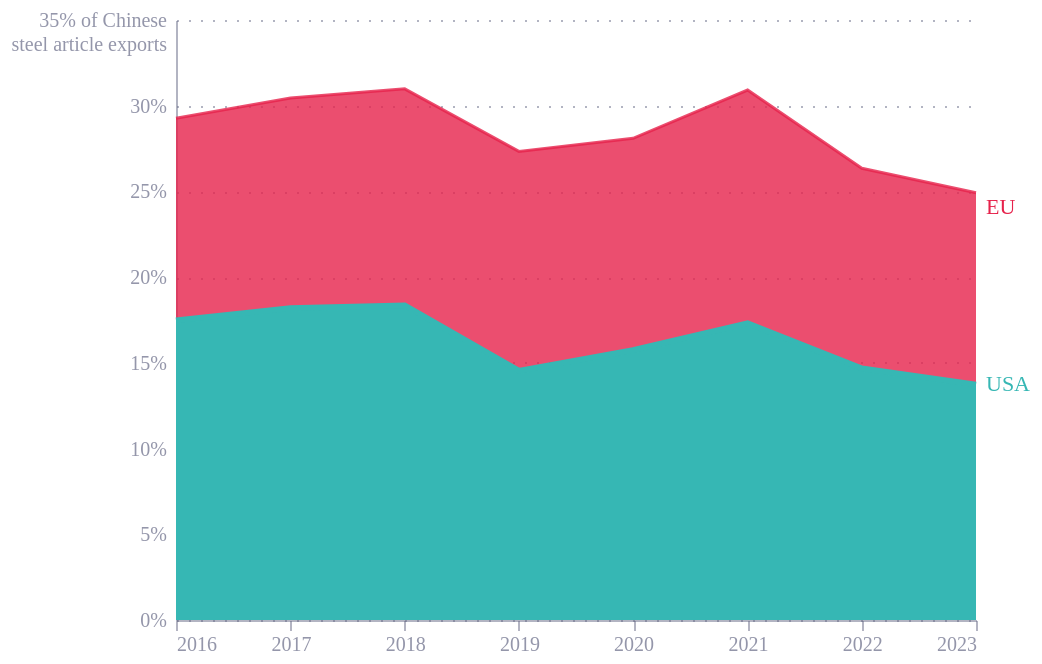

Vega-Lite specification for this chart:
### Vega-Lite specification from a JSON file in a GitHub repository (floating-point values rounded to 4 significant figures)
{"config": {"font": "Circular Std", "mark": {"line": {"interpolate": "monotone"}}, "view": {"stroke": "transparent", "width": 400, "height": 300}, "range": {"category": ["#36B7B4", "#E6224B", "#F4C245", "#0063AF", "#00A767", "#179FDB", "#EB5C2E"], "diverging": ["#E6224B", "#E54753", "#C9C9C9", "#179FDB", "#122B39"], "heatmap": ["#C9C9C9", "#179FDB", "#0063AF", "#122B39"], "ordinal": ["#00A767", "#36B7B4", "#179FDB", "#0063AF", "#243B5A"]}, "axisX": {"domainColor": "#676A86", "domainOpacity": 0.5, "grid": false, "labelAngle": 0, "labelColor": "#676A86", "labelOpacity": 0.7, "orient": "bottom", "tickColor": "#676A86", "tickCount": 10, "tickOpacity": 0.5, "title": false, "titleAlign": "center", "titleAnchor": "middle", "titleColor": "#676A86", "titleFontSize": 12, "titleOpacity": 0.8, "titleY": -15}, "axisY": {"domainColor": "#676A86", "domainOpacity": 0.5, "gridColor": "#676A86", "gridDash": [1, 5], "gridOpacity": 0.5, "labelColor": "#676A86", "labelOpacity": 0.7, "labelPadding": 5, "tickColor": "#676A86", "tickCount": 8, "tickOpacity": 0.5, "ticks": false, "titleAlign": "left", "titleAngle": 0, "titleBaseline": "bottom", "titleColor": "#676A86", "titleFontSize": 12, "titleOpacity": 0.8, "titleX": 0, "titleY": -7}}, "layer": [{"mark": {"type": "area", "interpolate": "linear", "line": true, "opacity": 0.5}, "encoding": {"color": {"field": "group", "legend": null, "scale": {"domain": ["USA", "EU"], "range": ["#36B7B4", "#E6224B", "#F4C245", "#0063AF", "#00A767", "#179FDB", "#EB5C2E"]}, "title": "Importer", "type": "nominal"}, "opacity": {"condition": {"test": "(datum.group === 'USA')", "value": 1}, "value": 0.8}, "order": {"field": "stack", "sort": "descending", "type": "nominal"}, "size": {"condition": {"test": "(datum.group === 'USA')", "value": 3}, "value": 1.5}, "tooltip": [{"field": "group", "title": "Region", "type": "nominal"}, {"field": "share", "format": ".1f", "title": "Share (%)", "type": "quantitative"}, {"field": "date", "title": "Year", "type": "temporal"}], "x": {"field": "date", "title": "", "type": "temporal"}, "y": {"axis": {"format": ".0f", "labelExpr": "datum.value == 35 ? ['35% of Chinese', 'steel article exports'] : [datum.label + '%']"}, "field": "share", "title": "", "type": "quantitative"}}}, {"mark": {"type": "text", "align": "left", "dx": 5, "dy": {"expr": "{\"Oceania\": -285, \"Africa\": -250, \"Americas (excluding USA)\": -225, \"USA\": 0, \"EU\": -110, \"Europe\": -130, \"Asia\": 0}[datum.group] ? {\"Oceania\": -285, \"Africa\": -250, \"Americas (excluding USA)\": -225, \"USA\": 0, \"EU\": -110, \"Europe\": -130, \"Asia\": 0}[datum.group] : 0"}}, "encoding": {"color": {"field": "group", "legend": null, "scale": {"domain": ["USA", "EU"], "range": ["#36B7B4", "#E6224B", "#F4C245", "#0063AF", "#00A767", "#179FDB", "#EB5C2E"]}, "title": "Importer", "type": "nominal"}, "order": {"field": "stack", "sort": "descending", "type": "nominal"}, "text": {"field": "label", "type": "nominal"}, "x": {"field": "date", "title": "", "type": "temporal"}, "y": {"axis": {"format": ".0f", "labelExpr": "datum.value == 35 ? ['35% of Chinese', 'steel article exports'] : [datum.label + '%']"}, "field": "share", "title": "", "type": "quantitative"}}}], "data": {"name": "data-b6dcd8b6e0f62e567ad1ef3cdf2438f4"}, "$schema": "https://vega.github.io/schema/vega-lite/v5.20.1.json", "datasets": {"data-b6dcd8b6e0f62e567ad1ef3cdf2438f4": [{"date": "2016-01-01T00:00:00", "group": "EU", "value": 5.997, "label": "", "deflator": 1.012, "stack": 5, "total": 50.81, "share": 11.8}, {"date": "2016-01-01T00:00:00", "group": "USA", "value": 8.873, "label": "", "deflator": 1.012, "stack": 6, "total": 50.81, "share": 17.46}, {"date": "2017-01-01T00:00:00", "group": "EU", "value": 6.547, "label": "", "deflator": 1.052, "stack": 5, "total": 53.42, "share": 12.26}, {"date": "2017-01-01T00:00:00", "group": "USA", "value": 9.718, "label": "", "deflator": 1.052, "stack": 6, "total": 53.42, "share": 18.19}, {"date": "2018-01-01T00:00:00", "group": "EU", "value": 7.488, "label": "", "deflator": 1.088, "stack": 5, "total": 59.28, "share": 12.63}, {"date": "2018-01-01T00:00:00", "group": "USA", "value": 10.88, "label": "", "deflator": 1.088, "stack": 6, "total": 59.28, "share": 18.35}, {"date": "2019-01-01T00:00:00", "group": "EU", "value": 7.934, "label": "", "deflator": 1.106, "stack": 5, "total": 61.95, "share": 12.81}, {"date": "2019-01-01T00:00:00", "group": "USA", "value": 9.0, "label": "", "deflator": 1.106, "stack": 6, "total": 61.95, "share": 14.53}, {"date": "2020-01-01T00:00:00", "group": "EU", "value": 7.761, "label": "", "deflator": 1.119, "stack": 5, "total": 62.76, "share": 12.37}, {"date": "2020-01-01T00:00:00", "group": "USA", "value": 9.874, "label": "", "deflator": 1.119, "stack": 6, "total": 62.76, "share": 15.73}, {"date": "2021-01-01T00:00:00", "group": "EU", "value": 10.75, "label": "", "deflator": 1.16, "stack": 5, "total": 78.94, "share": 13.62}, {"date": "2021-01-01T00:00:00", "group": "USA", "value": 13.66, "label": "", "deflator": 1.16, "stack": 6, "total": 78.94, "share": 17.3}, {"date": "2022-01-01T00:00:00", "group": "EU", "value": 10.77, "label": "", "deflator": 1.183, "stack": 5, "total": 92.16, "share": 11.68}, {"date": "2022-01-01T00:00:00", "group": "USA", "value": 13.52, "label": "", "deflator": 1.183, "stack": 6, "total": 92.16, "share": 14.67}, {"date": "2023-01-01T00:00:00", "group": "EU", "value": 9.13, "label": "EU", "deflator": 1.178, "stack": 5, "total": 81.6, "share": 11.19}, {"date": "2023-01-01T00:00:00", "group": "USA", "value": 11.2, "label": "USA", "deflator": 1.178, "stack": 6, "total": 81.6, "share": 13.73}]}}
